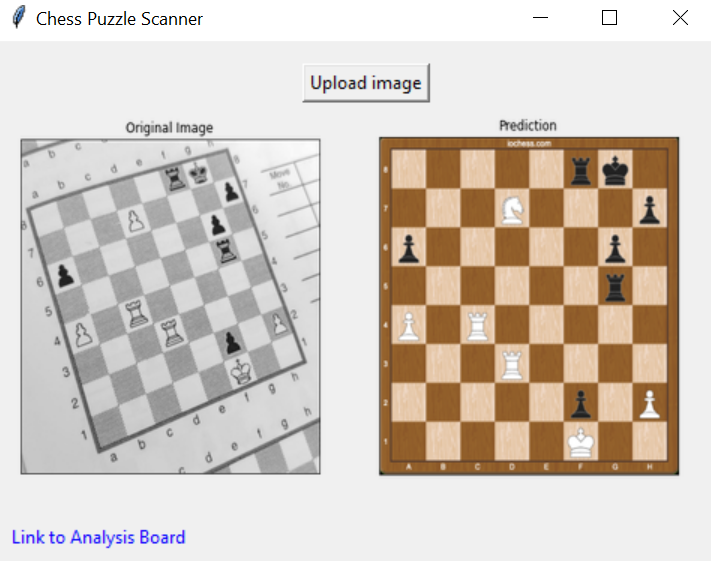
#> input picture Images/GUI.png, 711 x 561 px
$ python -i BoardExtractor.py   (imports and definitions only)
#> lines starting #> are read from the running program, lines starting #| are printed output that depends on the picture; after the words box and inside, x2 and y2 are one past the last pixel; in counts of white or black regions, pixels touching at a corner belong together
import cv2
import matplotlib.pyplot as plt
import numpy as np
import operator

def preprocess_image(img,skip_dilate=False):
    img = cv2.GaussianBlur(img.copy(), (15, 15), 0)
    img = cv2.adaptiveThreshold(img, 255, cv2.ADAPTIVE_THRESH_GAUSSIAN_C, cv2.THRESH_BINARY, 11, 2)
    img = cv2.bitwise_not(img, img)
    if not skip_dilate:
        kernel = np.array([[0., 1., 0.], [1., 1., 1.], [0., 1., 0.]],np.uint8)
        img = cv2.dilate(img, kernel, iterations=1)
    return img

# [7 lines left out: function show_external_contours, not called in this run]

def find_corners_of_largest_polygon(img):
    contours, h = cv2.findContours(img.copy(), cv2.RETR_EXTERNAL, cv2.CHAIN_APPROX_SIMPLE)  # Find external contours
    contours = sorted(contours, key=cv2.contourArea, reverse=True)  # Sort by area, descending
    polygon = contours[0]
    # Bottom-right point has the largest (x + y) value
    # Top-left has point smallest (x + y) value
    # Bottom-left point has smallest (x - y) value
    # Top-right point has largest (x - y) value
    bottom_right, _ = max(enumerate([pt[0][0] + pt[0][1] for pt in polygon]), key=operator.itemgetter(1))
    top_left, _ = min(enumerate([pt[0][0] + pt[0][1] for pt in polygon]), key=operator.itemgetter(1))
    bottom_left, _ = min(enumerate([pt[0][0] - pt[0][1] for pt in polygon]), key=operator.itemgetter(1))
    top_right, _ = max(enumerate([pt[0][0] - pt[0][1] for pt in polygon]), key=operator.itemgetter(1))
    return [polygon[top_left][0], polygon[top_right][0], polygon[bottom_right][0], polygon[bottom_left][0]]

# [20 lines left out: functions display_points, plt_show, not called in this run]

def distance_between(p1, p2):
    a = p2[0] - p1[0]
    b = p2[1] - p1[1]
    return np.sqrt((a ** 2) + (b ** 2))

def crop_and_warp(img, points):
    # Rectangle described by top left, top right, bottom right and bottom left points
    top_left, top_right, bottom_right, bottom_left = points[0], points[1], points[2], points[3]

    # Explicitly set the data type to float32 or `getPerspectiveTransform` will throw an error
    src = np.array([top_left, top_right, bottom_right, bottom_left], dtype='float32')

    # Get the longest side in the rectangle
    side = max([
        distance_between(bottom_right, top_right),
        distance_between(top_left, bottom_left),
        distance_between(bottom_right, bottom_left),
        distance_between(top_left, top_right)
    ])
    # Describe a square with side of the calculated length, this is the new perspective we want to warp to
    dst = np.array([[0, 0], [side - 1, 0], [side - 1, side - 1], [0, side - 1]], dtype='float32')

    # Gets the transformation matrix for skewing the image to fit a square by comparing the 4 before and after points
    m = cv2.getPerspectiveTransform(src, dst)

    # Performs the transformation on the original image
    return cv2.warpPerspective(img, m, (int(side), int(side)))

def get_chessboard(filename,show=True):
#> called with filename = 'Images/GUI.png', show = True
    original_image = cv2.resize(cv2.imread(filename,0),(512,512))
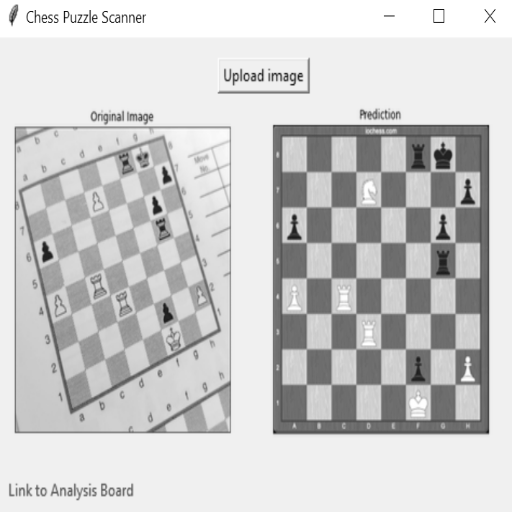
#> original_image: shape (512, 512); min 3, max 255, mean 203.5
    preprocessed_image = preprocess_image(original_image)
#> in preprocess_image, `img = cv2.GaussianBlur(img.copy(), (15, 15), 0)`:
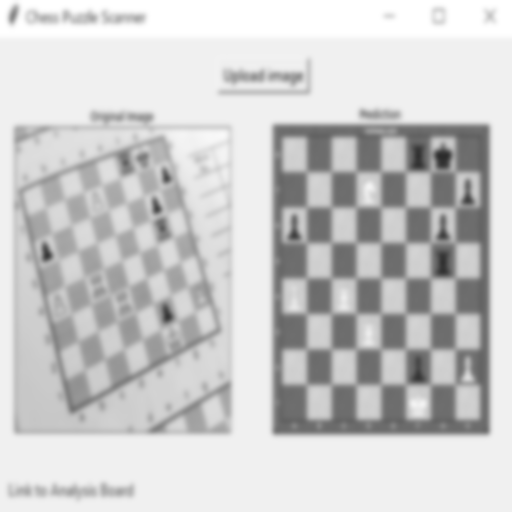
#> img: shape (512, 512); min 43, max 255, mean 203.5
#> in preprocess_image, `img = cv2.adaptiveThreshold(img, 255, cv2.ADAPTIVE_THRESH_GAUSSIAN_C, ..`:
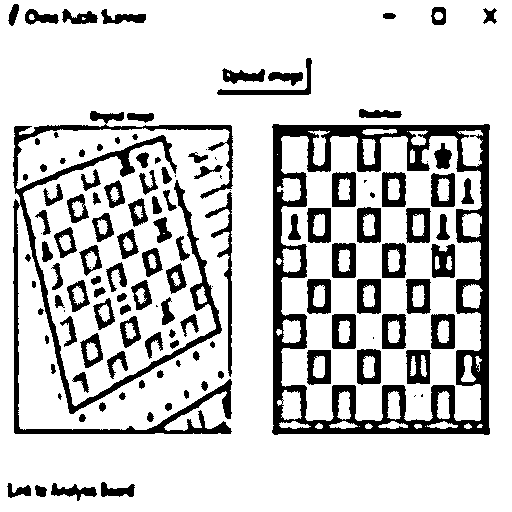
#> img: shape (512, 512); 80.6% white; 129 black regions (16 under 20 px), largest, box (x1, y1, x2, y2) and area: (272, 124, 490, 435) 15615, (13, 111, 233, 434) 9269, (205, 192, 232, 377) 918
#> in preprocess_image, `img = cv2.dilate(img, kernel, iterations=1)`:
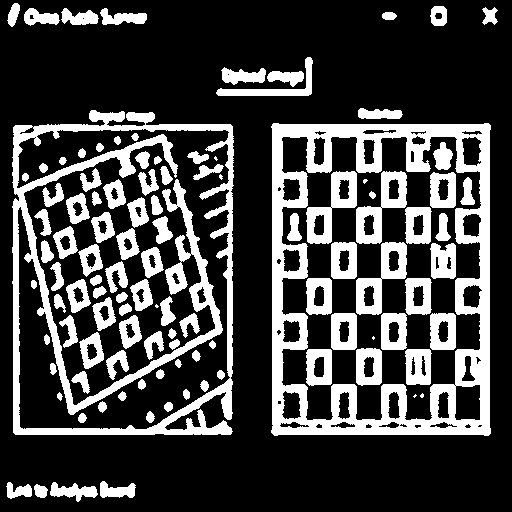
#> img: shape (512, 512); 26.1% white; 109 white regions (7 under 20 px)
    points = find_corners_of_largest_polygon(preprocessed_image)
#> in find_corners_of_largest_polygon, `contours, h = cv2.findContours(img.copy(), cv2.RETR_EXTERNAL, cv2.CHAI..`: contours = 17 contours; largest, box (x1, y1, x2, y2) and area: (271, 123, 491, 436) 67304, (12, 110, 234, 435) 67130, (216, 57, 313, 96) 738, (221, 67, 266, 85) 455, (50, 482, 98, 502) 444; h = 17 rows, first 6: [1, -1, -1, -1], [2, 0, -1, -1], [3, 1, -1, -1], [4, 2, -1, -1], [5, 3, -1, -1], [6, 4, -1, -1]
#> in find_corners_of_largest_polygon, `polygon = contours[0]`: polygon = contour of 29 points, box (x1, y1, x2, y2) (271, 123, 491, 436), area 67304
#> in find_corners_of_largest_polygon, `bottom_right, _ = max(enumerate([pt[0][0] + pt[0][1] for pt in polygon..`: bottom_right = 17
#> in find_corners_of_largest_polygon, `top_left, _ = min(enumerate([pt[0][0] + pt[0][1] for pt in polygon]), ..`: top_left = 0
#> in find_corners_of_largest_polygon, `bottom_left, _ = min(enumerate([pt[0][0] - pt[0][1] for pt in polygon]..`: bottom_left = 11
#> in find_corners_of_largest_polygon, `top_right, _ = max(enumerate([pt[0][0] - pt[0][1] for pt in polygon]),..`: top_right = 23
#> points = [[273, 123], [490, 125], [488, 435], [271, 432]]
    colored_img = cv2.resize(cv2.imread(filename),(512,512))
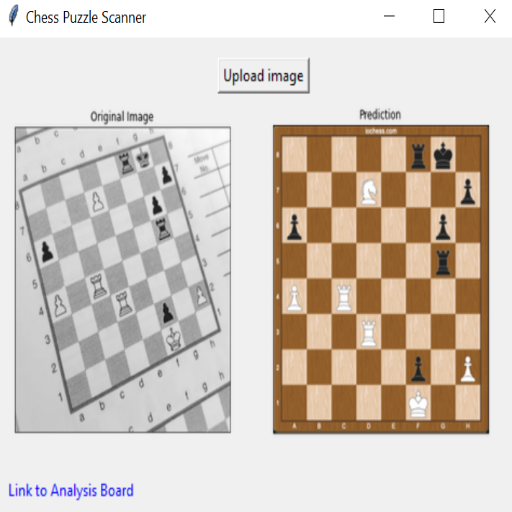
#> colored_img: shape (512, 512, 3); mean B, G, R 191.4, 200.8, 210.6
    cropped_image = crop_and_warp(colored_img,points)
#> in crop_and_warp, `top_left, top_right, bottom_right, bottom_left = points[0], points[1],..`: top_left = [273, 123]; top_right = [490, 125]; bottom_right = [488, 435]; bottom_left = [271, 432]
#> in crop_and_warp, `src = np.array([top_left, top_right, bottom_right, bottom_left], dtype..`: src = [[273, 123], [490, 125], [488, 435], [271, 432]]
#> in distance_between, `a = p2[0] - p1[0]`: a = 2
#> in distance_between, `b = p2[1] - p1[1]`: b = -310
#> in crop_and_warp, `side = max([ distance_between(bottom_right, top_right), distance_betwe..`: side = 310
#> in crop_and_warp, `dst = np.array([[0, 0], [side - 1, 0], [side - 1, side - 1], [0, side ..`: dst = [[0, 0], [309, 0], [309, 309], [0, 309]]
#> in crop_and_warp, `m = cv2.getPerspectiveTransform(src, dst)`: m = [[1.43, 0.00928, -392.7], [-0.00925, 1, -121], [1.5e-05, 1.94e-07, 1]]
#> in crop_and_warp, `return cv2.warpPerspective(img, m, (int(side), int(side)))`:
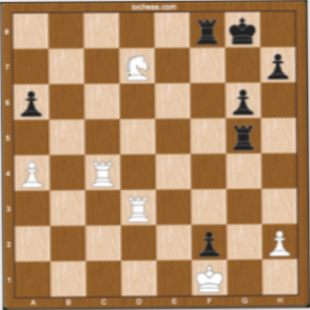
#> returned value: shape (310, 310, 3); mean of channels 0, 1, 2 100.4, 138.5, 176.3; drawn as B, G, R
    if show:
        fig = plt.figure(figsize=(10, 7))
        fig.add_subplot(1, 2, 1)
        plt.imshow(original_image,cmap='gray')
        plt.xticks([])
        plt.yticks([])
    #     plt.axis('off')
        plt.title("Original Image")

        fig.add_subplot(1, 2, 2)
        plt.imshow(cropped_image,cmap='gray')
        plt.xticks([])
        plt.yticks([])
    #     plt.axis('off')
        plt.title("Extracted ChessBoard")
        plt.show()
#> figure, not shown here; B, G, R data is drawn as R, G, B
    return cropped_image

# [47 lines left out: functions split_cells, display_rects, split_into_squares, get_chessboard_squares, not called in this run]

>>> result = get_chessboard('Images/GUI.png')
